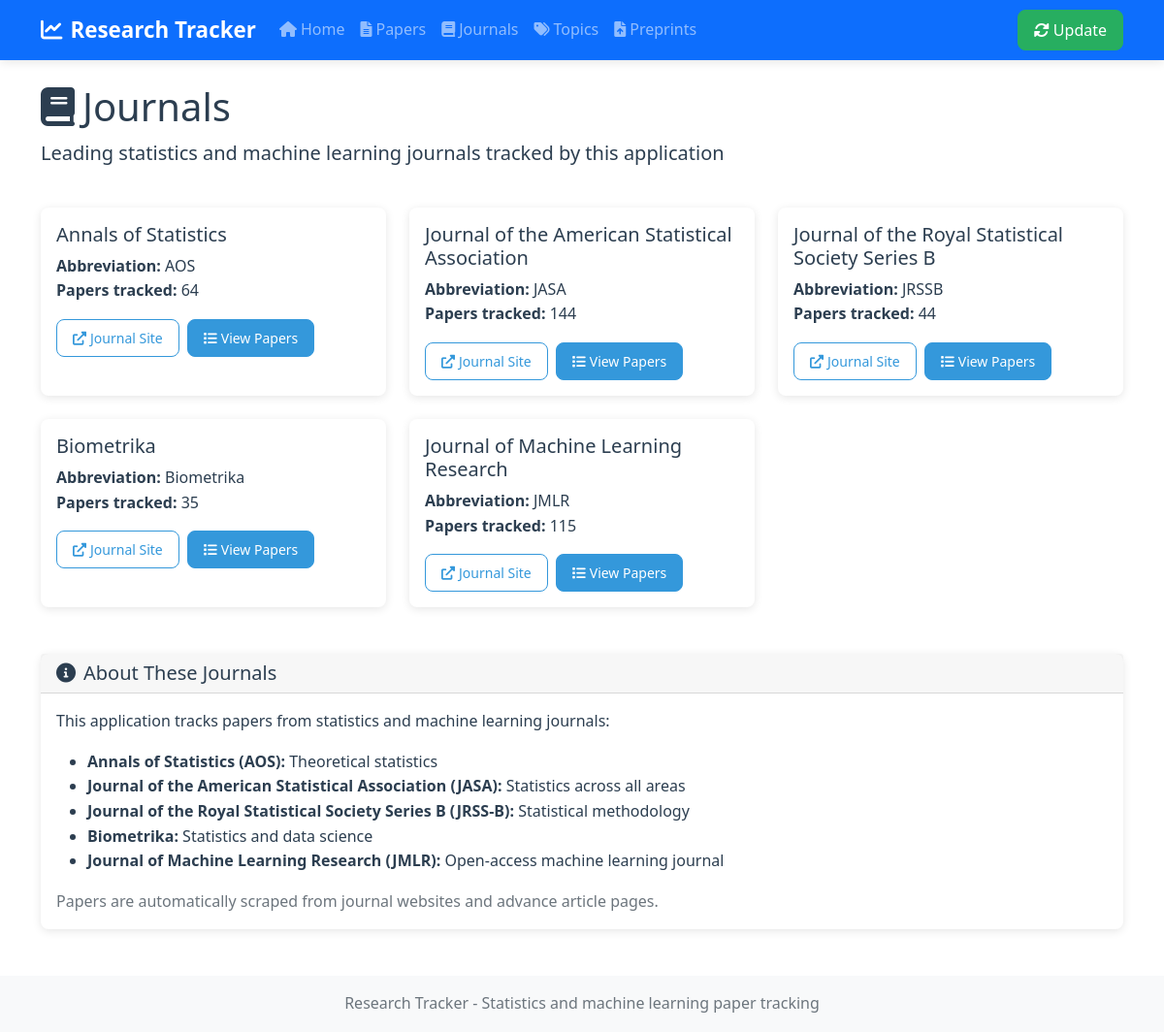
The page /journals on the database its author committed.
### app/models.py (models this page shows)
class Journal(Base):
    __tablename__ = 'journals'
    id = Column(Integer, primary_key=True, index=True)
    name = Column(String(100), unique=True, index=True)
    abbreviation = Column(String(20), unique=True)
    url = Column(String(500))
    papers_url = Column(String(500))
    papers = relationship("Paper", back_populates="journal")

### app/main.py (the view)
@app.get("/journals", response_class=HTMLResponse)
async def journals(request: Request, db: Session = Depends(get_db)):
    journals = db.query(Journal).all()
    return templates.TemplateResponse("journals.html", {
        "request": request,
        "journals": journals
    })

### templates/journals.html (shortened to what this page needs)
{% extends "base.html" %}
{% block content %}
<div class="row mb-4">
    <div class="col-12">
        <h1><i class="fas fa-book me-2"></i>Journals</h1>
        <p class="lead">Leading statistics and machine learning journals tracked by this application</p>
    </div>
</div>
<div class="row">
    {% for journal in journals %}
    <div class="col-md-6 col-lg-4 mb-4">
        <div class="card h-100">
            <div class="card-body">
                <h5 class="card-title">{{ journal.name }}</h5>
                <p class="card-text">
                    <strong>Abbreviation:</strong> {{ journal.abbreviation }}<br>
                    <strong>Papers tracked:</strong> {{ journal.papers | length }}
                </p>
                <div class="d-flex gap-2">
                    <a href="{{ journal.url }}" class="btn btn-outline-primary btn-sm" target="_blank">
                        <i class="fas fa-external-link-alt me-1"></i>Journal Site
                    </a>
                    <a href="/papers?journal={{ journal.name }}" class="btn btn-primary btn-sm">
                        <i class="fas fa-list me-1"></i>View Papers
                    </a>
                </div>
            </div>
        </div>
    </div>
    {% endfor %}
</div>
<div class="row mt-4">
    <div class="col-12">
        <div class="card">
            <div class="card-header">
                <h5 class="mb-0"><i class="fas fa-info-circle me-2"></i>About These Journals</h5>
            </div>
            <div class="card-body">
                <p>This application tracks papers from statistics and machine learning journals:</p>
                <ul>
                    <li><strong>Annals of Statistics (AOS):</strong> Theoretical statistics</li>
                    <li><strong>Journal of the American Statistical Association (JASA):</strong> Statistics across all areas</li>
                    <li><strong>Journal of the Royal Statistical Society Series B (JRSS-B):</strong> Statistical methodology</li>
                    <li><strong>Biometrika:</strong> Statistics and data science</li>
                    <li><strong>Journal of Machine Learning Research (JMLR):</strong> Open-access machine learning journal</li>
                </ul>
                <p class="text-muted mb-0">Papers are automatically scraped from journal websites and advance article pages.</p>
            </div>
        </div>
    </div>
</div>
{% endblock %}

### templates/base.html (shortened to what this page needs)
<!DOCTYPE html>
<html lang="en">
<head>
    <link href="https://cdn.jsdelivr.net/npm/bootstrap@5.1.3/dist/css/bootstrap.min.css" rel="stylesheet">
    <link href="https://cdnjs.cloudflare.com/ajax/libs/font-awesome/6.0.0/css/all.min.css" rel="stylesheet">
    <link href="/static/style.css" rel="stylesheet">
</head>
<body>
    <nav class="navbar navbar-expand-lg navbar-dark bg-primary">
        <div class="container">
            <a class="navbar-brand" href="/">
                <i class="fas fa-chart-line me-2"></i>Research Tracker
            </a>
            <div class="collapse navbar-collapse" id="navbarNav">
                <ul class="navbar-nav me-auto">
                    <li class="nav-item">
                        <a class="nav-link" href="/"><i class="fas fa-home me-1"></i>Home</a>
                    </li>
                    <li class="nav-item">
                        <a class="nav-link" href="/papers"><i class="fas fa-file-alt me-1"></i>Papers</a>
                    </li>
                    <li class="nav-item">
                        <a class="nav-link" href="/journals"><i class="fas fa-book me-1"></i>Journals</a>
                    </li>
                    <li class="nav-item">
                        <a class="nav-link" href="/topics"><i class="fas fa-tags me-1"></i>Topics</a>
                    </li>
                    <li class="nav-item">
                        <a class="nav-link" href="/preprints"><i class="fas fa-file-upload me-1"></i>Preprints</a>
                    </li>
                </ul>
                <form class="d-flex">
                    <button class="btn btn-update" type="button" onclick="triggerScrape()" id="updateBtn">
                        <i class="fas fa-sync-alt me-1"></i>Update
                    </button>
                </form>
            </div>
        </div>
    </nav>
    <main class="container my-4">
        {% block content %}{% endblock %}
    </main>
    <footer class="bg-light text-center py-3 mt-5">
        <div class="container">
            <p class="mb-0 text-muted">Research Tracker - Statistics and machine learning paper tracking</p>
        </div>
    </footer>
</body>
</html>

### static/style.css (style rules this page uses)
:root { --primary-color: #2c3e50; --secondary-color: #3498db; --accent-color: #e74c3c; --success-color: #27ae60; --warning-color: #f39c12; --light-bg: #f8f9fa; --dark-text: #2c3e50; --border-radius: 8px; --box-shadow: 0 2px 10px rgba(0,0,0,0.1); }
body { font-family: 'Segoe UI', Tahoma, Geneva, Verdana, sans-serif; line-height: 1.6; color: var(--dark-text); }
.navbar-brand { font-weight: bold; font-size: 1.4rem; }
.navbar { box-shadow: var(--box-shadow); }
.card { border: none; border-radius: var(--border-radius); box-shadow: var(--box-shadow); transition: all 0.3s ease; height: 100%; }
.btn { border-radius: var(--border-radius); padding: 0.5rem 1rem; font-weight: 500; transition: all 0.3s ease; }
.btn-primary { background: var(--secondary-color); border-color: var(--secondary-color); }
.btn-outline-primary { color: var(--secondary-color); border-color: var(--secondary-color); }
footer { background: var(--light-bg); color: #6c757d; margin-top: 3rem; }
.btn-update { background: var(--success-color); border-color: var(--success-color); color: white; }

### rows shown on the page
Journal: name "Annals of Statistics", abbreviation "AOS", papers|length "64"
Journal: name "Journal of the American Statistical Association", abbreviation "JASA", papers|length "144"
Journal: name "Journal of the Royal Statistical Society Series B", abbreviation "JRSSB", papers|length "44"
Journal: name "Biometrika", abbreviation "Biometrika", papers|length "35"
Journal: name "Journal of Machine Learning Research", abbreviation "JMLR", papers|length "115"
